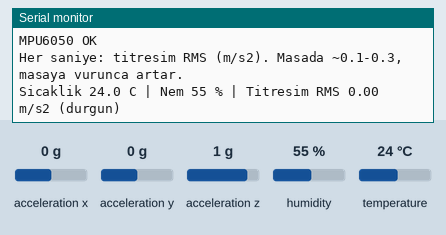
The sketch below on a simulated ESP32. Shown: the last lines printed to the serial monitor. Wiring (inferred from the names in the program): MPU-6050 motion sensor at I2C address 0x68. The inputs (shaded band) are chosen by the test bench; at power-on: acceleration x 0 g, acceleration y 0 g, acceleration z 1 g, humidity 55 %, temperature 24 °C.

Above: at 1.8 s.
1.9 s: acceleration x set to -1.4 g
At 3.4 s:
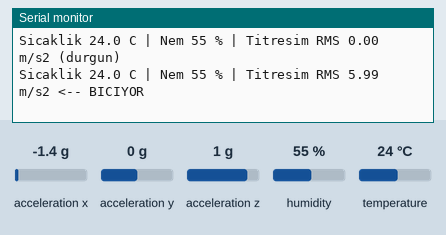
5.1 s: acceleration y set to -1.4 g
At 6.4 s:
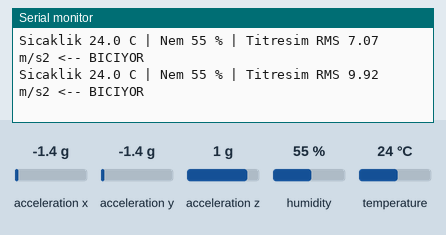
6.6 s: acceleration z set to -1.4 g
At 7.4 s:
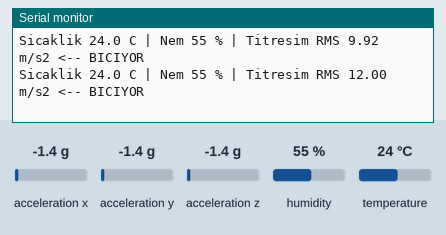
8.1 s: humidity set to 22 %
At 9.1 s:
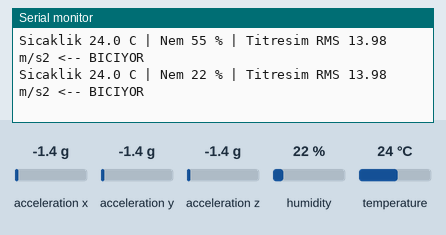
9.6 s: temperature set to 12 °C
At 10.0 s:
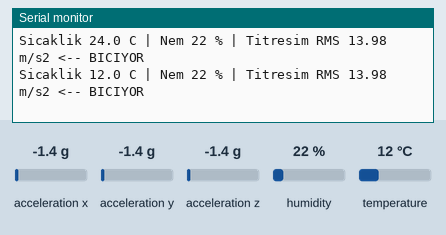
Timing chart, 0 to 12.1 s (numbered marks = the images above; inputs shaded):
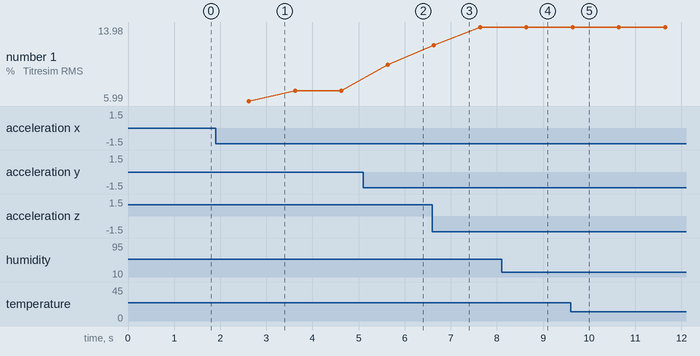

The sketch:

03_mpu6050.ino
```cpp
// 03 - BME280 + MPU6050 (klon uyumlu, kutuphanesiz): sicaklik/nem + titresim RMS
#include <Wire.h>
#include <Adafruit_BME280.h>
Adafruit_BME280 bme;
bool bmeOk = false, mpuOk = false;
const uint8_t MPU = 0x68;

void mpuWrite(uint8_t reg, uint8_t val) { Wire.beginTransmission(MPU); Wire.write(reg); Wire.write(val); Wire.endTransmission(); }
uint8_t mpuRead(uint8_t reg) { Wire.beginTransmission(MPU); Wire.write(reg); Wire.endTransmission(false); Wire.requestFrom(MPU, (uint8_t)1); return Wire.read(); }
// ivme (m/s2), +-8g araliginda: 4096 LSB/g
bool mpuAccel(float &ax, float &ay, float &az) {
  Wire.beginTransmission(MPU); Wire.write(0x3B);
  if (Wire.endTransmission(false) != 0) return false;
  if (Wire.requestFrom(MPU, (uint8_t)6) != 6) return false;
  int16_t x = Wire.read() << 8 | Wire.read(), y = Wire.read() << 8 | Wire.read(), z = Wire.read() << 8 | Wire.read();
  ax = x / 4096.0 * 9.81; ay = y / 4096.0 * 9.81; az = z / 4096.0 * 9.81; return true;
}

void setup() {
  Serial.begin(115200); delay(500);
  Wire.begin(21, 22);
  Serial.println("\n--- I2C tarama ---");
  for (uint8_t a = 1; a < 127; a++) { Wire.beginTransmission(a); if (Wire.endTransmission() == 0) Serial.printf("Cihaz bulundu: 0x%02X\n", a); }
  bmeOk = bme.begin(0x76) || bme.begin(0x77);
  Wire.beginTransmission(MPU); mpuOk = (Wire.endTransmission() == 0);
  if (mpuOk) {
    Serial.printf("MPU kimlik (WHO_AM_I): 0x%02X\n", mpuRead(0x75));
    mpuWrite(0x6B, 0x00);   // uyandir
    mpuWrite(0x1C, 0x10);   // ivme araligi +-8g
    mpuWrite(0x1A, 0x02);   // filtre ~94 Hz
    delay(100);
  }
  Serial.println(bmeOk ? "BME280 OK" : "BME280 yok");
  Serial.println(mpuOk ? "MPU6050 OK" : "MPU6050 yok");
  Serial.println("Her saniye: titresim RMS (m/s2). Masada ~0.1-0.3, masaya vurunca artar.");
}

void loop() {
  float sum = 0; int n = 0; float ax, ay, az;
  uint32_t t0 = millis();
  while (millis() - t0 < 1000) {
    if (mpuOk && mpuAccel(ax, ay, az)) {
      float dev = sqrt(ax * ax + ay * ay + az * az) - 9.81; sum += dev * dev; n++;
    }
    delay(10);
  }
  float rms = n ? sqrt(sum / n) : 0;
  if (bmeOk) Serial.printf("Sicaklik %.1f C | Nem %.0f %% | ", bme.readTemperature(), bme.readHumidity());
  if (mpuOk) Serial.printf("Titresim RMS %.2f m/s2 %s", rms, rms > 1.5 ? "<-- BICIYOR" : "(durgun)");
  Serial.println();
}
```

Measured:
- after the input at 1.9 s, the serial monitor: prints a new line after 0.72 s (image 1)
- after the input at 5.1 s, the serial monitor: prints a new line after 0.53 s (image 2)
- after the input at 6.6 s, the serial monitor: prints a new line at once (image 3)
- after the input at 8.1 s, the serial monitor: prints a new line after 0.54 s (image 4)
- after the input at 9.6 s, the serial monitor: prints a new line at once (image 5)
- plotted number 1: 7.07 → 9.92 after the input at 5.1 s, 9.92 → 13.98 after the input at 6.6 s
